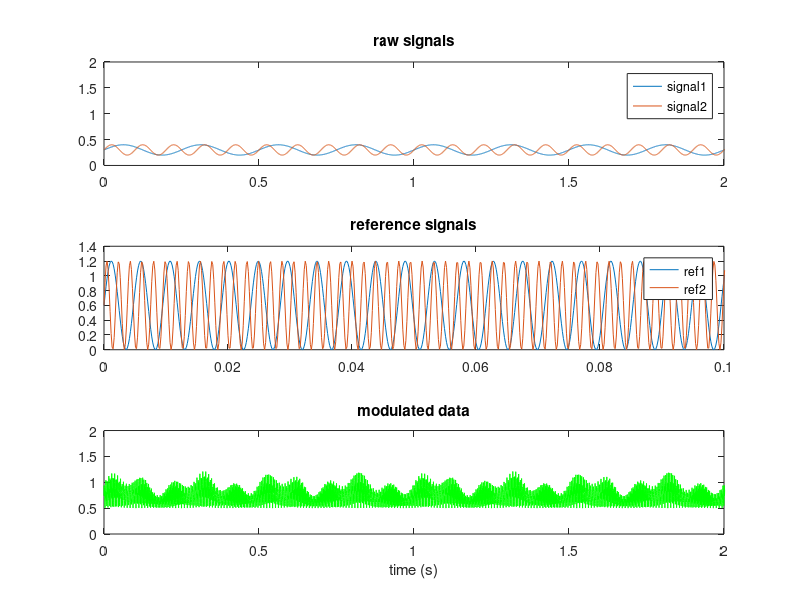
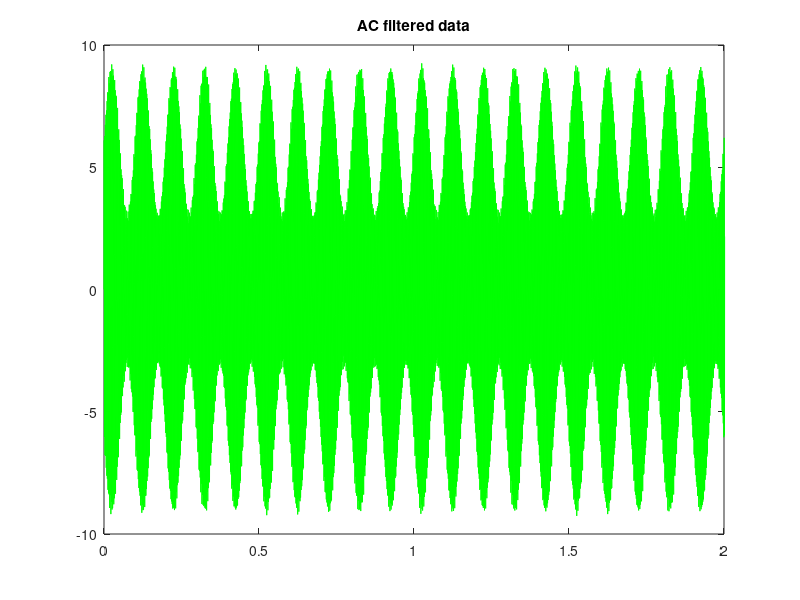
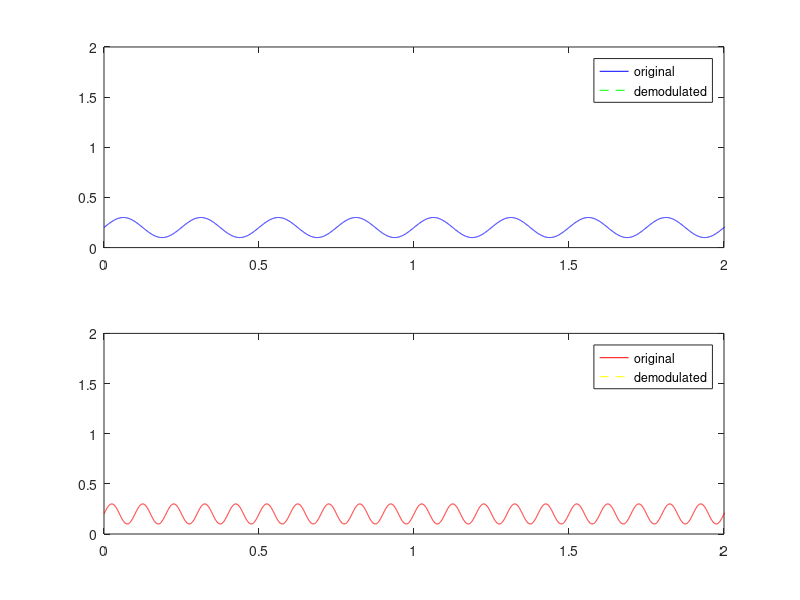

The MATLAB source for these figures, in order: (Note: this script raises an error after producing the figures.)

% Fitz Sturgill 2018
%% make dummy data 
 

Fs_raw = 6100;
Fs = 610;


duration = 10;
t = linspace(0, duration, duration * Fs_raw);
f1 = 4; % 5hz for ch1 and 2
f2 = 10;
fmod1 = 211;
fmod2 = 531;
refAmp = 0.6;
sigAmp = 0.1;
sig1 = sin(2*pi*f1 * t) * sigAmp + (sigAmp + 0.1); % signals with offset to mimic real calcium data
sig2 = sin(2*pi*f2 * t) * sigAmp + (sigAmp + 0.1);   % signals with offset to mimic real calcium data

ref1 = sin(2*pi*fmod1 * t);
ref2 = sin(2*pi*fmod2 * t);

mod = sig1 .* (ref1 * refAmp + refAmp) + sig2 .* (ref2 * refAmp + refAmp);
    mod = mod + 0.5; % add an offset to mimic dark current/voltage of photodetector

figure; subplot(3,1,1);   plot(t, [sig1' + 0.1, sig2' + 0.1]); set(gca, 'XLim', [0 2], 'YLim', [0 2]); legend('signal1', 'signal2'); title('raw signals');
subplot(3,1,2); plot(t, [ref1' * refAmp + refAmp, ref2' * refAmp + refAmp]); set(gca, 'XLim', [0 0.1]); title('reference signals'); legend('ref1', 'ref2');
subplot(3,1,3); plot(t, mod, 'g');  set(gca, 'XLim', [0 2]); set(gca, 'YLim', [0 2]); title('modulated data'); xlabel('time (s)');
 
 
 %% AC filter modulated data and plot filtered version of signal
 figure;
 [z,p,k] = butter(5, 25/(Fs_raw/2), 'high'); % 25Hz cutoff frequency normalized to maximum component frequency (1/2 sample rate according to Nyquist theorem)
[sos, g] = zp2sos(z,p,k);
mod_filt = filtfilt(sos, g, mod);
plot(t, mod_filt , 'g');  set(gca, 'XLim', [0 2]);
title('AC filtered data');

%% demodulate the synthetic data and compare to original prior to modulation
figure;
subplot(2,1,1); title('signal 1');
% make lowpass filter
[z,p,k] = butter(5, 15/(Fs_raw/2), 'low'); % 15Hz cutoff frequency normalized to maximum component frequency (1/2 sample rate according to Nyquist theorem)
[sos, g] = zp2sos(z,p,k);

ref_0 = ref1;
ref_90 = sin(2*pi*fmod1 * t + pi/2); % phase shift by 90 degrees
mixed_0 = mod_filt .* ref_0;
mixed_90 = mod_filt .* ref_90;

mixed_0_filt = filtfilt(sos, g, mixed_0);
mixed_90_filt = filtfilt(sos, g, mixed_90);

demod = (mixed_0_filt .^2 + mixed_90_filt .^2) .^(1/2); % take pythagorean distance
demod = demod * 2 / refAmp;
% demod = demod * 2;

 plot(t, sig1, 'b'); hold on; plot(t, demod, 'g--'); set(gca, 'XLim', [0 2], 'YLim', [0 2]);
legend('original', 'demodulated');

% signal 2
subplot(2,1,2); title('signal 2');
ref_0 = ref2;
ref_90 = sin(2*pi*fmod2 * t + pi/2); % phase shift by 90 degrees
mixed_0 = mod_filt .* ref_0;
mixed_90 = mod_filt .* ref_90;

mixed_0_filt = filtfilt(sos, g, mixed_0);
mixed_90_filt = filtfilt(sos, g, mixed_90);

demod = (mixed_0_filt .^2 + mixed_90_filt .^2) .^(1/2); % take pythagorean distance
demod = demod * 2 / refAmp;
% demod = demod * 2;

 plot(t, sig2, 'r'); hold on; plot(t, demod, 'y--'); set(gca, 'XLim', [0 2], 'YLim', [0 2]);
legend('original', 'demodulated');
%% FFT of modulated data



Y = fft(mod_filt);
L = length(mod_filt);
P2 = abs(Y/length(mod_filt));
P1 = P2(1:L/2 + 1);
P1(2:end-1) = 2 * P1(2:end-1);
f = Fs_raw * (0:(L/2))/L;

ensureFigure('fft', 1); plot(f, P1);
set(gca, 'XLim', [0 1000]); xlabel('frequency (Hz)');



